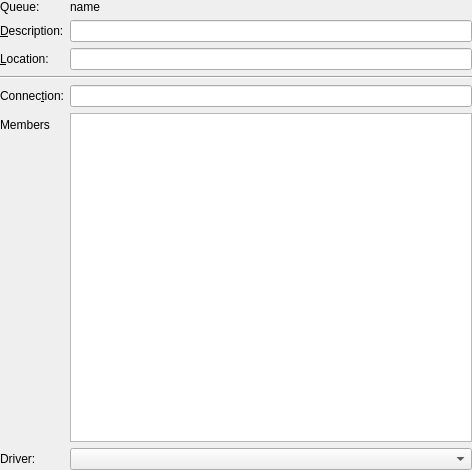
<?xml version="1.0" encoding="UTF-8"?>
<ui version="4.0">
 <class>ModifyPrinter</class>
 <widget class="QWidget" name="ModifyPrinter">
  <property name="geometry">
   <rect>
    <x>0</x>
    <y>0</y>
    <width>472</width>
    <height>470</height>
   </rect>
  </property>
  <layout class="QGridLayout" name="gridLayout">
   <property name="margin" stdset="0">
    <number>0</number>
   </property>
   <item row="0" column="0">
    <layout class="QFormLayout" name="formLayout">
     <property name="fieldGrowthPolicy">
      <enum>QFormLayout::ExpandingFieldsGrow</enum>
     </property>
     <item row="0" column="0">
      <widget class="QLabel" name="label_3">
       <property name="text">
        <string>Queue:</string>
       </property>
      </widget>
     </item>
     <item row="1" column="0">
      <widget class="QLabel" name="label">
       <property name="text">
        <string>&amp;Description:</string>
       </property>
       <property name="buddy">
        <cstring>descriptionLE</cstring>
       </property>
      </widget>
     </item>
     <item row="1" column="1">
      <widget class="QLineEdit" name="descriptionLE">
       <property name="toolTip">
        <string>Human-readable description such as &quot;HP LaserJet with Duplexer&quot;</string>
       </property>
       <property name="AttributeName" stdset="0">
        <string notr="true">printer-info</string>
       </property>
      </widget>
     </item>
     <item row="2" column="0">
      <widget class="QLabel" name="label_2">
       <property name="text">
        <string>&amp;Location:</string>
       </property>
       <property name="buddy">
        <cstring>locationLE</cstring>
       </property>
      </widget>
     </item>
     <item row="2" column="1">
      <widget class="QLineEdit" name="locationLE">
       <property name="toolTip">
        <string>Human-readable location such as &quot;Lab 1&quot;</string>
       </property>
       <property name="AttributeName" stdset="0">
        <string notr="true">printer-location</string>
       </property>
      </widget>
     </item>
     <item row="3" column="0" colspan="2">
      <widget class="Line" name="line">
       <property name="orientation">
        <enum>Qt::Horizontal</enum>
       </property>
      </widget>
     </item>
     <item row="4" column="0">
      <widget class="QLabel" name="connectionL">
       <property name="text">
        <string>Connec&amp;tion:</string>
       </property>
       <property name="buddy">
        <cstring>connectionLE</cstring>
       </property>
      </widget>
     </item>
     <item row="4" column="1">
      <widget class="QLineEdit" name="connectionLE">
       <property name="whatsThis">
        <string>&lt;!DOCTYPE HTML PUBLIC &quot;-//W3C//DTD HTML 4.0//EN&quot; &quot;http://www.w3.org/TR/REC-html40/strict.dtd&quot;&gt;
&lt;html&gt;&lt;head&gt;&lt;meta name=&quot;qrichtext&quot; content=&quot;1&quot; /&gt;&lt;style type=&quot;text/css&quot;&gt;
p, li { white-space: pre-wrap; }
&lt;/style&gt;&lt;/head&gt;&lt;body style=&quot; font-family:'DejaVu Sans'; font-size:9pt; font-weight:400; font-style:normal;&quot;&gt;
&lt;p style=&quot; margin-top:0px; margin-bottom:0px; margin-left:0px; margin-right:0px; -qt-block-indent:0; text-indent:0px;&quot;&gt;&lt;span style=&quot; font-size:10pt;&quot;&gt;Examples:&lt;/span&gt;&lt;/p&gt;
&lt;p style=&quot; margin-top:0px; margin-bottom:0px; margin-left:0px; margin-right:0px; -qt-block-indent:0; text-indent:0px;&quot;&gt;http://hostname:631/ipp/&lt;/p&gt;
&lt;p style=&quot; margin-top:0px; margin-bottom:0px; margin-left:0px; margin-right:0px; -qt-block-indent:0; text-indent:0px;&quot;&gt;http://hostname:631/ipp/port1&lt;/p&gt;
&lt;p style=&quot;-qt-paragraph-type:empty; margin-top:0px; margin-bottom:0px; margin-left:0px; margin-right:0px; -qt-block-indent:0; text-indent:0px;&quot;&gt;&lt;/p&gt;
&lt;p style=&quot; margin-top:0px; margin-bottom:0px; margin-left:0px; margin-right:0px; -qt-block-indent:0; text-indent:0px;&quot;&gt;ipp://hostname/ipp/&lt;/p&gt;
&lt;p style=&quot; margin-top:0px; margin-bottom:0px; margin-left:0px; margin-right:0px; -qt-block-indent:0; text-indent:0px;&quot;&gt;ipp://hostname/ipp/port1&lt;/p&gt;
&lt;p style=&quot;-qt-paragraph-type:empty; margin-top:0px; margin-bottom:0px; margin-left:0px; margin-right:0px; -qt-block-indent:0; text-indent:0px;&quot;&gt;&lt;/p&gt;
&lt;p style=&quot; margin-top:0px; margin-bottom:0px; margin-left:0px; margin-right:0px; -qt-block-indent:0; text-indent:0px;&quot;&gt;lpd://hostname/queue&lt;/p&gt;
&lt;p style=&quot;-qt-paragraph-type:empty; margin-top:0px; margin-bottom:0px; margin-left:0px; margin-right:0px; -qt-block-indent:0; text-indent:0px;&quot;&gt;&lt;/p&gt;
&lt;p style=&quot; margin-top:0px; margin-bottom:0px; margin-left:0px; margin-right:0px; -qt-block-indent:0; text-indent:0px;&quot;&gt;socket://hostname&lt;/p&gt;
&lt;p style=&quot; margin-top:0px; margin-bottom:0px; margin-left:0px; margin-right:0px; -qt-block-indent:0; text-indent:0px;&quot;&gt;socket://hostname:9100&lt;/p&gt;&lt;/body&gt;&lt;/html&gt;</string>
       </property>
       <property name="AttributeName" stdset="0">
        <string notr="true">device-uri</string>
       </property>
      </widget>
     </item>
     <item row="5" column="0">
      <widget class="QLabel" name="membersL">
       <property name="text">
        <string>Members</string>
       </property>
       <property name="buddy">
        <cstring>membersLV</cstring>
       </property>
      </widget>
     </item>
     <item row="5" column="1">
      <widget class="ClassListWidget" name="membersLV"/>
     </item>
     <item row="6" column="0">
      <widget class="QLabel" name="driverL">
       <property name="text">
        <string>Driver:</string>
       </property>
       <property name="buddy">
        <cstring>makeCB</cstring>
       </property>
      </widget>
     </item>
     <item row="6" column="1">
      <widget class="QComboBox" name="makeCB">
       <property name="sizePolicy">
        <sizepolicy hsizetype="Expanding" vsizetype="Fixed">
         <horstretch>0</horstretch>
         <verstretch>0</verstretch>
        </sizepolicy>
       </property>
      </widget>
     </item>
     <item row="0" column="1">
      <widget class="QLabel" name="nameL">
       <property name="text">
        <string notr="true">name</string>
       </property>
       <property name="textFormat">
        <enum>Qt::PlainText</enum>
       </property>
       <property name="textInteractionFlags">
        <set>Qt::TextSelectableByKeyboard|Qt::TextSelectableByMouse</set>
       </property>
      </widget>
     </item>
    </layout>
   </item>
  </layout>
 </widget>
 <customwidgets>
  <customwidget>
   <class>ClassListWidget</class>
   <extends>QListView</extends>
   <header>ClassListWidget.h</header>
  </customwidget>
 </customwidgets>
 <tabstops>
  <tabstop>descriptionLE</tabstop>
  <tabstop>locationLE</tabstop>
  <tabstop>connectionLE</tabstop>
  <tabstop>membersLV</tabstop>
 </tabstops>
 <resources/>
 <connections/>
</ui>
